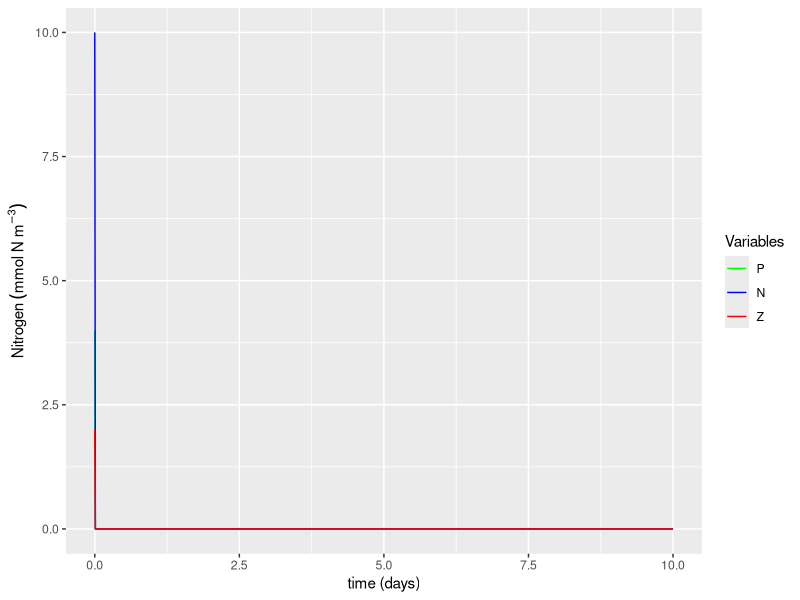

This figure's R source:
library(ggplot2)

# User settings ----------------------------------------
# Framework
days <- 10    # number of days of experiment run (units: days)
dt   <- 0.01  # time-step  (units: days)

# Initial conditions
Pinitial <- 4  # initial phytoplankton concentration (units: mmolN m^-3)
Ninitial <- 10 # initial nutrients concentration (units: mmolN m^-3)
Zinitial <- 2  # initial zooplankton concentration (units: mmolN m^-3)

# End of User settings ---------------------------------

# Chores (calculate number of steps, create time vector, create zero vectors, ...)
NoSTEPS <- as.integer(days / dt) # Calculates the number of steps by dividing days by dt and rounding down
time <- seq(from = 0, to = days, length = NoSTEPS) # Create time vector of equally spaced numbers from zero to "days"
P <- numeric(NoSTEPS)      # Make Phytoplankton "empty" vector by making a vector array of zeros (size: NoSTEPS rows by ONE column) (units: mmolN m^-3) 
N <- numeric(NoSTEPS)      # Make Nutrients "empty" vector (same process as above) (units: mmolN m^-3)
Z <- numeric(NoSTEPS)      # Make Zooplankton "empty" vector (same process as above) (units: mmolN m^-3)
L_N <- numeric(NoSTEPS)    # Make "Limitation of N on Phytoplankton" empty vector (same process as above) (units: dimensionless)
L_P <- numeric(NoSTEPS)    # Make "Limitation of P on Zooplankton" empty vector (same process as above) (units: dimensionless)

# Initializing with initial conditions -----------------------------------------
P[1] <- Pinitial # Initializing phytoplankton vector
N[1] <- Ninitial # Initializing nutrients vector
Z[1] <- Zinitial # Initializing zooplankton vector

# For cleanliness, let's pack everything into a data frame
output <- data.frame(time=time,
                     N=N,
                     P=P,
                     Z=Z)

# Print to screen
print("Model run is done!")  


# Plotting ---------------------------------------------------------------------
# Plot 1: Main variables
ggplot(data = output, aes(x=time)) +
  geom_line(aes(y = P, color="P")) +
  geom_line(aes(y = N, color="N")) +
  geom_line(aes(y = Z, color="Z")) +
  labs(x = "time (days)",
       y = expression(Nitrogen~(mmol~N~m^-3))) +
  scale_color_manual("Variables",
                     breaks = c("P", "N", "Z"),
                     labels = c("P", "N", "Z"),
                     values = c("green", "blue", "red"))